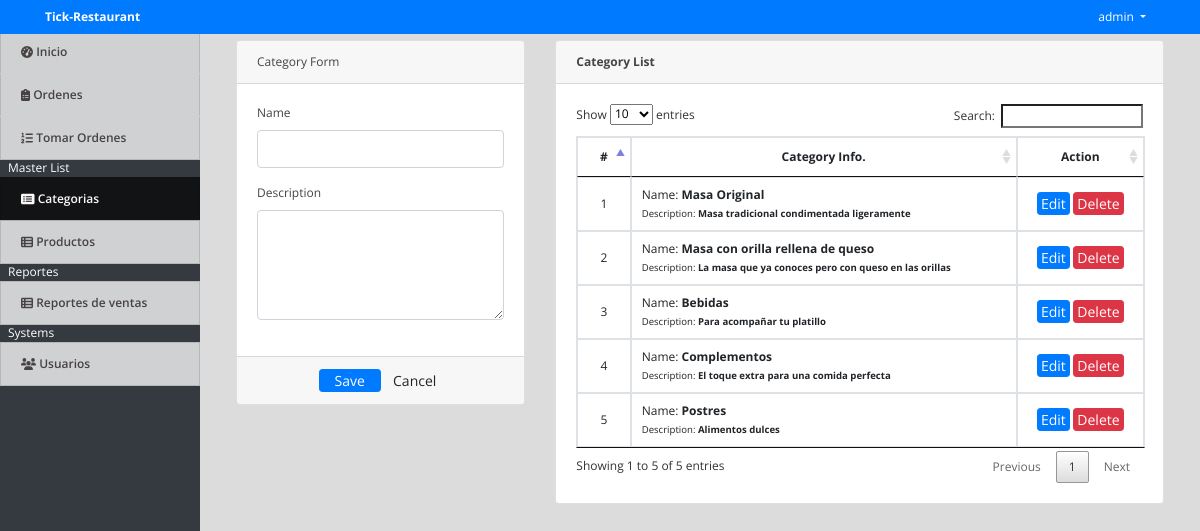
The page /index.php?page=categories (signed in) on the database its author committed.
### tables this page shows
CREATE TABLE `categories` (
  `id` int(30) NOT NULL,
  `name` varchar(200) NOT NULL,
  `description` text NOT NULL
);

### categories.php (the view, shortened to what this page needs)
<?php include('db_connect.php');?>
<div class="container-fluid">
	<div class="col-lg-12">
		<div class="row">
			<div class="col-md-4">
			<form action="" id="manage-category">
				<div class="card">
					<div class="card-header">
						    Category Form
				  	</div>
					<div class="card-body">
							<div class="form-group">
								<label class="control-label">Name</label>
								<input type="text" class="form-control" name="name">
							</div>
							<div class="form-group">
								<label class="control-label">Description</label>
								<textarea name="description" id="description" cols="30" rows="4" class="form-control"></textarea>
							</div>
					</div>
					<div class="card-footer">
						<div class="row">
							<div class="col-md-12">
								<button class="btn btn-sm btn-primary col-sm-3 offset-md-3"> Save</button>
								<button class="btn btn-sm btn-default col-sm-3" type="button" onclick="$('#manage-category').get(0).reset()"> Cancel</button>
							</div>
						</div>
					</div>
				</div>
			</form>
			</div>
			<div class="col-md-8">
				<div class="card">
					<div class="card-header">
						<b>Category List</b>
					</div>
					<div class="card-body">
						<table class="table table-bordered table-hover">
							<thead>
								<tr>
									<th class="text-center">#</th>
									<th class="text-center">Category Info.</th>
									<th class="text-center">Action</th>
								</tr>
							</thead>
							<tbody>
								<?php
								$i = 1;
								$category = $conn->query("SELECT * FROM categories order by id asc");
								while($row=$category->fetch_assoc()):
								?>
								<tr>
									<td class="text-center"><?php echo $i++ ?></td>
									<td class="">
										<p>Name: <b><?php echo $row['name'] ?></b></p>
										<p><small>Description: <b><?php echo $row['description'] ?></b></small></p>
									</td>
									<td class="text-center">
										<button class="btn btn-sm btn-primary edit_category" type="button" data-id="<?php echo $row['id'] ?>" data-description="<?php echo $row['description'] ?>" data-name="<?php echo $row['name'] ?>" >Edit</button>
										<button class="btn btn-sm btn-danger delete_category" type="button" data-id="<?php echo $row['id'] ?>">Delete</button>
									</td>
								</tr>
								<?php endwhile; ?>
							</tbody>
						</table>
					</div>
				</div>
			</div>
		</div>
	</div>
</div>

### assets/css/style.css (style rules this page uses)
body { font-family: "Open Sans", sans-serif; color: #444444; width: 100%; height: calc(100%); font-size: 12px; }
.btn-sm { padding: .0001rem .2rem; }

### index.php (style rules this page uses)
body { background: #80808045; }

### categories.php (style rules this page uses)
td { vertical-align: middle !important; }
td p { margin:unset; }

### rows shown on the page
categories: name "Masa Original", description "Masa tradicional condimentada ligeramente"
categories: name "Masa con orilla rellena de queso", description "La masa que ya conoces pero con queso en las orillas"
categories: name "Bebidas", description "Para acompañar tu platillo"
categories: name "Complementos", description "El toque extra para una comida perfecta"
categories: name "Postres", description "Alimentos dulces"

### other values the page prints
$_SESSION['system']['name'] "Tick-Restaurant"
$_SESSION['login_name'] "admin"
